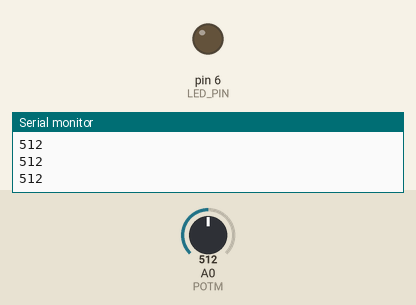
Recording of a sketch running on a simulated Arduino Uno, built with avr-gcc and run on an emulated ATmega328P. Shown: output pins drawn as LEDs (lit = HIGH), the last lines printed to the serial monitor. The test bench sets the inputs (shaded band); at power-on: A0 (POTM) = 512.

Above: at 1.2 s.
1.3 s: A0 (POTM) set to 588
2.8 s: A0 (POTM) set to 613
At 3.5 s:
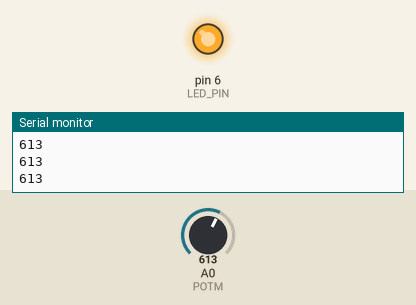
4.3 s: A0 (POTM) set to 590
At 4.9 s:
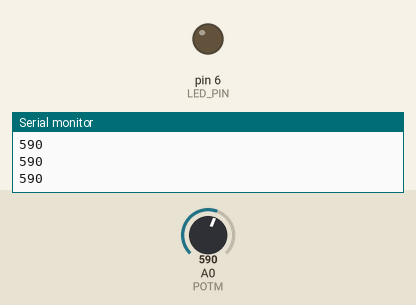
5.8 s: A0 (POTM) set to 610
At 6.1 s:
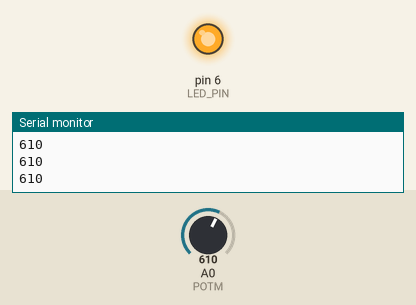
Timing chart, 0 to 8.3 s (numbered marks = the images above; inputs shaded):
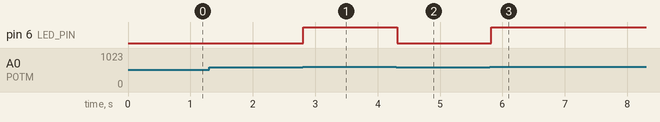

Measured:
- the behaviour switches between 599 and 600 on A0 (POTM) (found by bisection; images 0 and 1)
- after the input at 2.8 s, pin 6 (LED_PIN): LOW → HIGH at once
- after the input at 4.3 s, pin 6 (LED_PIN): HIGH → LOW at once
- after the input at 5.8 s, pin 6 (LED_PIN): LOW → HIGH at once

The sketch:

Ex_3.1.ino
```cpp
#define LED_PIN 6 // Defining the LED pin
#define POTM A0   // Defining the potentiometer pin
void setup() {
  // put your setup code here, to run once:
  pinMode(LED_PIN, OUTPUT); // Defining the LED pin as an output
  Serial.begin(9600);       // Starting serial communication
}

void loop() {
  int pot = analogRead(POTM);     // Reading the value from the analog pin
  Serial.println(pot);            // Printing the value
  if(pot>=600){                   // If the value is higher than the threshold (600)
    digitalWrite(LED_PIN, HIGH);  // Turn on the LED
  }else{
    digitalWrite(LED_PIN, LOW);   // Otherwise, turn off the LED
  }
  delay(100);
}
```
